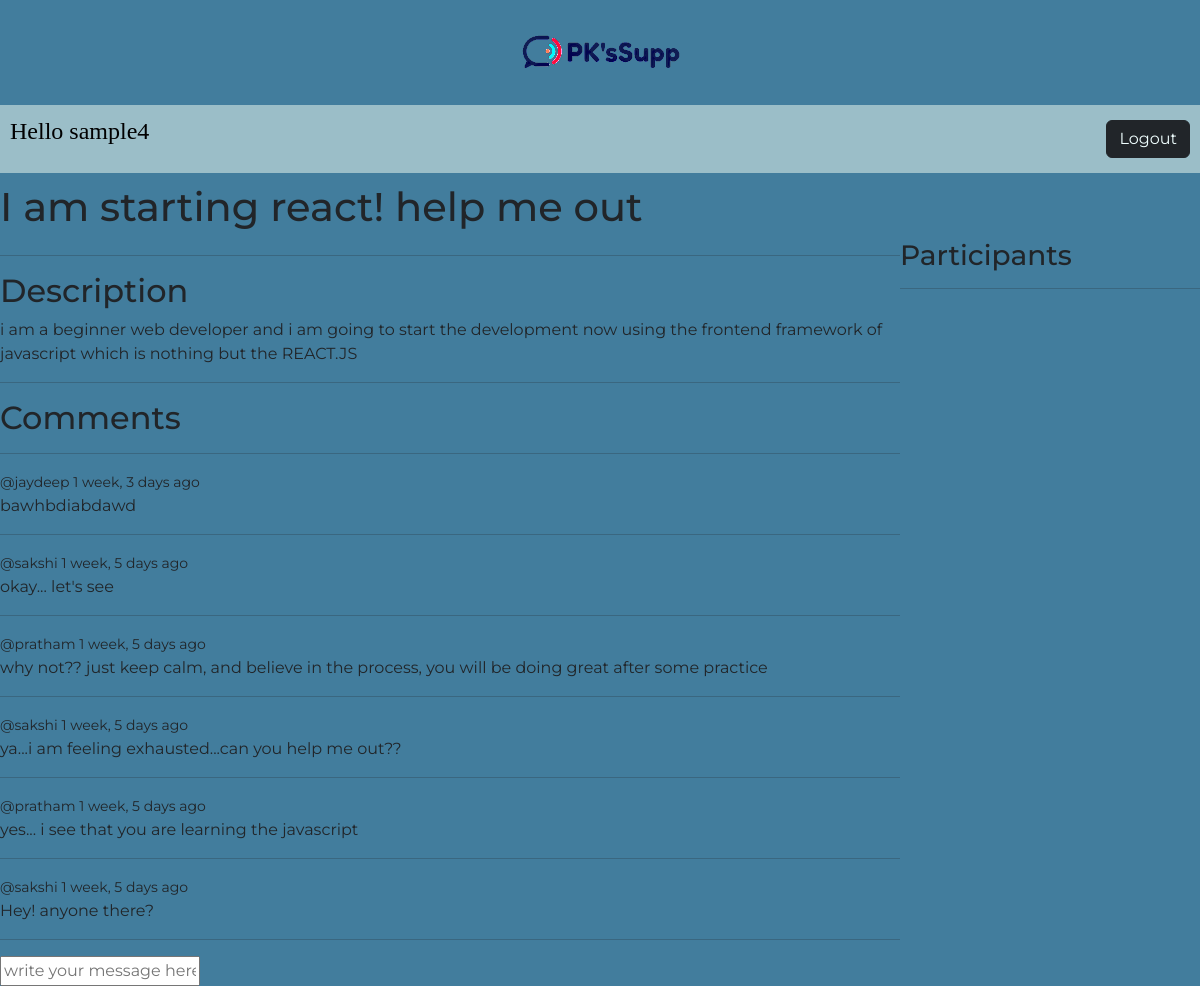
Page /room_page/4/ (signed in) on the committed database.
### base/models.py (models this page shows, shortened)
class Room(models.Model):
    host = models.ForeignKey(User, on_delete=models.SET_NULL, null=True)
    topic = models.ForeignKey(Topic, on_delete=models.SET_NULL, null=True)
    name = models.CharField(max_length=200)
    description = models.TextField(null=True, blank=True)
    participants = models.ManyToManyField(User, related_name="participants", blank=True)
    updated = models.DateTimeField(auto_now=True)
    created = models.DateTimeField(auto_now_add=True)
    class Meta:
        ordering = ["-updated", "-created"]

class Message(models.Model):
    user = models.ForeignKey(User, on_delete=models.CASCADE)
    room = models.ForeignKey(Room, on_delete=models.CASCADE)
    body = models.TextField()
    updated = models.DateTimeField(auto_now=True)
    created = models.DateTimeField(auto_now_add=True)
    class Meta:
        ordering = ["-updated", "-created"]

### base/views.py (the view)
# urls.py: path("room_page/<str:pk>/", views.room, name="room"),
def room(request, pk):
    room = Room.objects.get(id=pk)
    room_messages = room.message_set.all()
    participants = room.participants.all()
    if request.method == "POST":
        message = Message.objects.create(
            user=request.user, room=room, body=request.POST.get("body")
        )
        room.participants.add(request.user)
        return redirect("room", pk=room.id)
    context = {
        "room": room,
        "room_messages": room_messages,
        "participants": participants,
    }
    return render(request, "base/room.html", context)

### base/templates/base/room.html (shortened to what this page needs)
{% extends 'main.html' %} {% block content %}
<h1>{{room.name}}</h1>
<div class="room-container">
  <div>
    <hr />
    <h2>Description</h2>
    <p>{{room.description}}</p>
    <hr />
    <h2>Comments</h2>
    <hr />
    {% for message in room_messages %}
    <div>
      <small>@{{message.user}} {{message.created|timesince}} ago</small>
      <p>{{message.body}}</p>
      <hr />
    </div>
    {% endfor %}
  </div>
  <div>
    <h3>Participants</h3>
    <hr />
  </div>
</div>
{% if request.user.is_authenticated %}
<div class="comment-form">
  <form method="post" action="">
    <input type="text" name="body" placeholder="write your message here..." />
  </form>
</div>
{% endif %} {% endblock content %}

### templates/nav.html (shortened to what this page needs)
<!DOCTYPE html>
{% load static %}
<html lang="en">
  <head>
    <link
      href="https://cdn.jsdelivr.net/npm/bootstrap@5.3.0-alpha3/dist/css/bootstrap.min.css"
      rel="stylesheet"
    />
    <link rel="stylesheet" href="{% static 'styles/nav.css' %}" />
  </head>
  <body>
    <div class="main-logo">
      <a href="/" class="main-logo-link"
        ><img src="{% static 'images/logo.png' %}" alt=""
      /></a>
    </div>
    <nav class="navbar navigation-bar">
      {% if request.user.is_authenticated %}
      <p class="greeting">Hello {{request.user}}</p>
      <button type="button" class="btn btn-dark logout-button">
        <a class="login-anchor" href="{% url 'logout' %}">Logout</a>
      </button>
      {% else %}
      <button type="button" class="btn btn-dark login-button">
        <a class="lgin-anchor" href="{% url 'login' %}">Login</a>
      </button>
      {% endif %}
    </nav>
  </body>
</html>

### static/styles/main.css (style rules this page uses)
.body { font-family: "Montserrat"; background-color: #427d9d; margin: 0; }

### static/styles/nav.css (style rules this page uses)
.main-logo { background-color: #427d9d; font-size: 2.5rem; padding: 20px; text-align: center; }
.main-logo-link { color: black; text-decoration: none; }
.navigation-bar { background-color: #9bbec8; color: black; margin-bottom: 10px; }
.logout-button { margin-right: 10px; }
.login-anchor { color: azure; text-decoration: none; }
.greeting { font-family: cursive; margin-left: 10px; font-size: 1.5rem; }

### base/templates/base/room.html (style rules this page uses)
.room-container { display: grid; grid-template-columns: 3fr 1fr; }

### rows in the picture
Room: name "I am starting react! help me out", description "i am a beginner web developer and i am going to start the development now using the frontend framework of javascript which is nothing but the REACT.JS"
Message: user "jaydeep", created "1 week, 3 days", body "bawhbdiabdawd"
Message: user "sakshi", created "1 week, 5 days", body "okay... let's see"
Message: user "pratham", created "1 week, 5 days", body "why not?? just keep calm, and believe in the process, you will be doing great after some practice"
Message: user "sakshi", created "1 week, 5 days", body "ya...i am feeling exhausted...can you help me out??"
Message: user "pratham", created "1 week, 5 days", body "yes... i see that you are learning the javascript"
Message: user "sakshi", created "1 week, 5 days", body "Hey! anyone there?"

### other values in the picture
{{ request.user }} "sample4"
